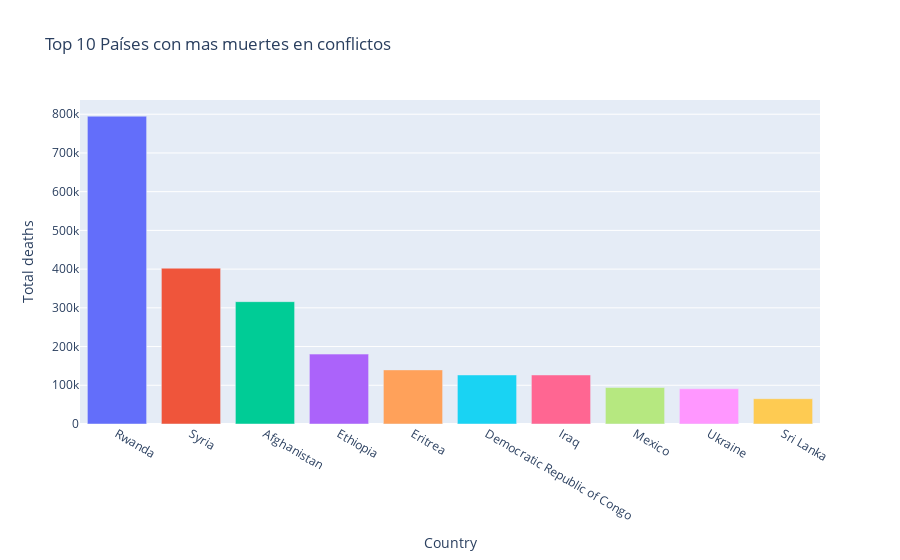

The code cell stored with this chart in its notebook:
### Code cell
plot_builder.plot_deaths_br_country()

### Figure 1 — Plotly figure (JSON) as saved in the notebook; plotly's stock layout.template omitted (floating-point values rounded to 4 significant figures)
{"data": [{"alignmentgroup": "True", "hovertemplate": "Country=%{x}<br>Total deaths=%{y}<extra></extra>", "legendgroup": "Rwanda", "marker": {"color": "#636efa", "pattern": {"shape": ""}}, "name": "Rwanda", "offsetgroup": "Rwanda", "orientation": "v", "showlegend": true, "textposition": "auto", "type": "bar", "x": ["Rwanda"], "xaxis": "x", "y": [794913], "yaxis": "y"}, {"alignmentgroup": "True", "hovertemplate": "Country=%{x}<br>Total deaths=%{y}<extra></extra>", "legendgroup": "Syria", "marker": {"color": "#EF553B", "pattern": {"shape": ""}}, "name": "Syria", "offsetgroup": "Syria", "orientation": "v", "showlegend": true, "textposition": "auto", "type": "bar", "x": ["Syria"], "xaxis": "x", "y": [402416], "yaxis": "y"}, {"alignmentgroup": "True", "hovertemplate": "Country=%{x}<br>Total deaths=%{y}<extra></extra>", "legendgroup": "Afghanistan", "marker": {"color": "#00cc96", "pattern": {"shape": ""}}, "name": "Afghanistan", "offsetgroup": "Afghanistan", "orientation": "v", "showlegend": true, "textposition": "auto", "type": "bar", "x": ["Afghanistan"], "xaxis": "x", "y": [315930], "yaxis": "y"}, {"alignmentgroup": "True", "hovertemplate": "Country=%{x}<br>Total deaths=%{y}<extra></extra>", "legendgroup": "Ethiopia", "marker": {"color": "#ab63fa", "pattern": {"shape": ""}}, "name": "Ethiopia", "offsetgroup": "Ethiopia", "orientation": "v", "showlegend": true, "textposition": "auto", "type": "bar", "x": ["Ethiopia"], "xaxis": "x", "y": [180528], "yaxis": "y"}, {"alignmentgroup": "True", "hovertemplate": "Country=%{x}<br>Total deaths=%{y}<extra></extra>", "legendgroup": "Eritrea", "marker": {"color": "#FFA15A", "pattern": {"shape": ""}}, "name": "Eritrea", "offsetgroup": "Eritrea", "orientation": "v", "showlegend": true, "textposition": "auto", "type": "bar", "x": ["Eritrea"], "xaxis": "x", "y": [139749], "yaxis": "y"}, {"alignmentgroup": "True", "hovertemplate": "Country=%{x}<br>Total deaths=%{y}<extra></extra>", "legendgroup": "Democratic Republic of Congo", "marker": {"color": "#19d3f3", "pattern": {"shape": ""}}, "name": "Democratic Republic of Congo", "offsetgroup": "Democratic Republic of Congo", "orientation": "v", "showlegend": true, "textposition": "auto", "type": "bar", "x": ["Democratic Republic of Congo"], "xaxis": "x", "y": [126691], "yaxis": "y"}, {"alignmentgroup": "True", "hovertemplate": "Country=%{x}<br>Total deaths=%{y}<extra></extra>", "legendgroup": "Iraq", "marker": {"color": "#FF6692", "pattern": {"shape": ""}}, "name": "Iraq", "offsetgroup": "Iraq", "orientation": "v", "showlegend": true, "textposition": "auto", "type": "bar", "x": ["Iraq"], "xaxis": "x", "y": [126621], "yaxis": "y"}, {"alignmentgroup": "True", "hovertemplate": "Country=%{x}<br>Total deaths=%{y}<extra></extra>", "legendgroup": "Mexico", "marker": {"color": "#B6E880", "pattern": {"shape": ""}}, "name": "Mexico", "offsetgroup": "Mexico", "orientation": "v", "showlegend": true, "textposition": "auto", "type": "bar", "x": ["Mexico"], "xaxis": "x", "y": [94150], "yaxis": "y"}, {"alignmentgroup": "True", "hovertemplate": "Country=%{x}<br>Total deaths=%{y}<extra></extra>", "legendgroup": "Ukraine", "marker": {"color": "#FF97FF", "pattern": {"shape": ""}}, "name": "Ukraine", "offsetgroup": "Ukraine", "orientation": "v", "showlegend": true, "textposition": "auto", "type": "bar", "x": ["Ukraine"], "xaxis": "x", "y": [90924], "yaxis": "y"}, {"alignmentgroup": "True", "hovertemplate": "Country=%{x}<br>Total deaths=%{y}<extra></extra>", "legendgroup": "Sri Lanka", "marker": {"color": "#FECB52", "pattern": {"shape": ""}}, "name": "Sri Lanka", "offsetgroup": "Sri Lanka", "orientation": "v", "showlegend": true, "textposition": "auto", "type": "bar", "x": ["Sri Lanka"], "xaxis": "x", "y": [65337], "yaxis": "y"}], "layout": {"barmode": "relative", "legend": {"title": {"text": "Country"}, "tracegroupgap": 0}, "showlegend": false, "title": {"text": "Top 10 Países con mas muertes en conflictos"}, "xaxis": {"anchor": "y", "categoryarray": ["Rwanda", "Syria", "Afghanistan", "Ethiopia", "Eritrea", "Democratic Republic of Congo", "Iraq", "Mexico", "Ukraine", "Sri Lanka"], "categoryorder": "array", "domain": [0, 1], "title": {"text": "Country"}}, "yaxis": {"anchor": "x", "domain": [0, 1], "title": {"text": "Total deaths"}}}}
